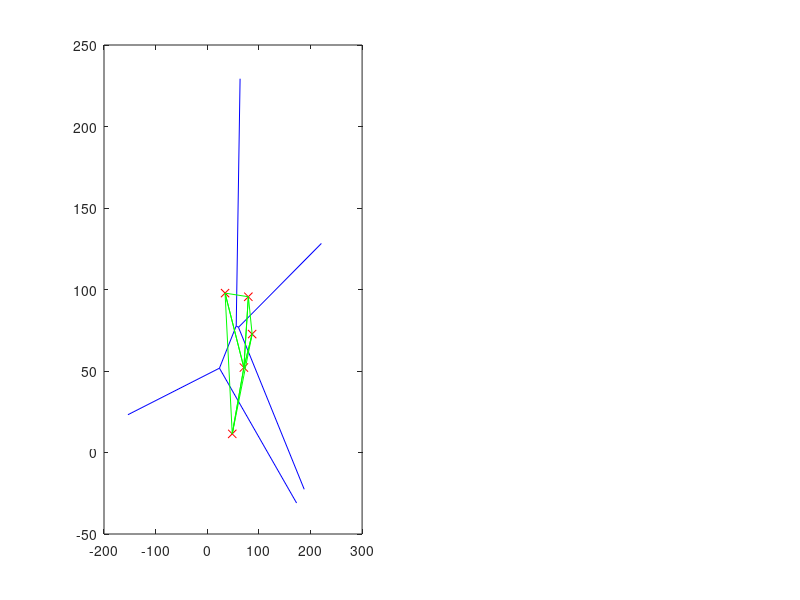

This chart was generated by the following MATLAB code: (Note: this script raises an error after producing the figure.)
clc;
clear;

% define points
points = 100*rand(5,2);
% figure
% plot(points(:,1), points(:,2), 'bx');

% calculate voronoi diagram and delaunay triangulation
[vx, vy] = voronoi(points(:, 1), points(:, 2));
TRI = delaunay(points(:, 1), points(:, 2));
figure
subplot(121)
plot(points(:,1), points(:,2), 'rx', vx, vy, 'b-');
hold on
triplot(TRI,points(:,1), points(:,2), 'g-')
hold off

hull = func_graham(points);
subplot(122)
plot(points(:,1), points(:,2), 'bx');
hold on
plot(hull(:,1),hull(:,2),'r');
